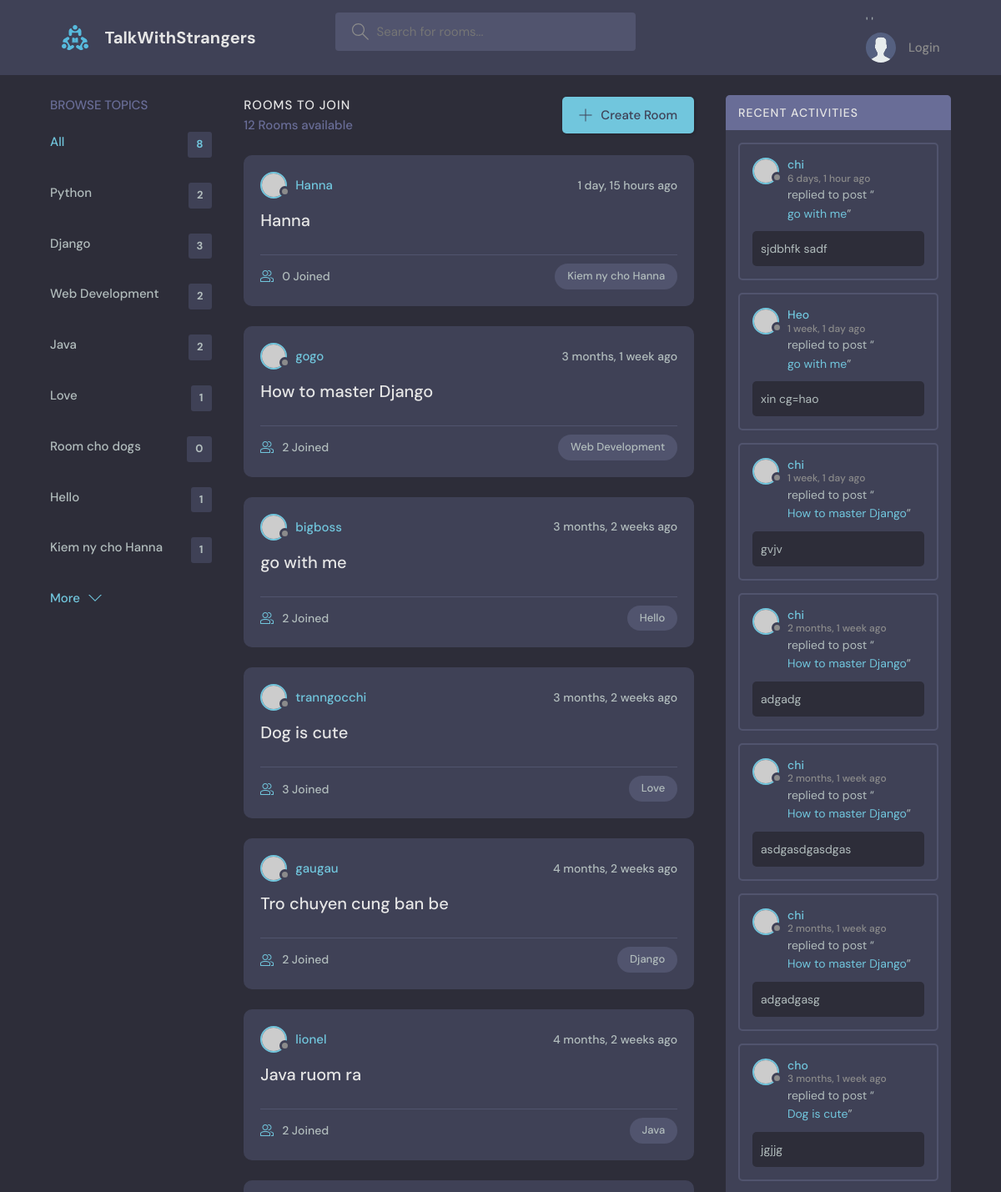
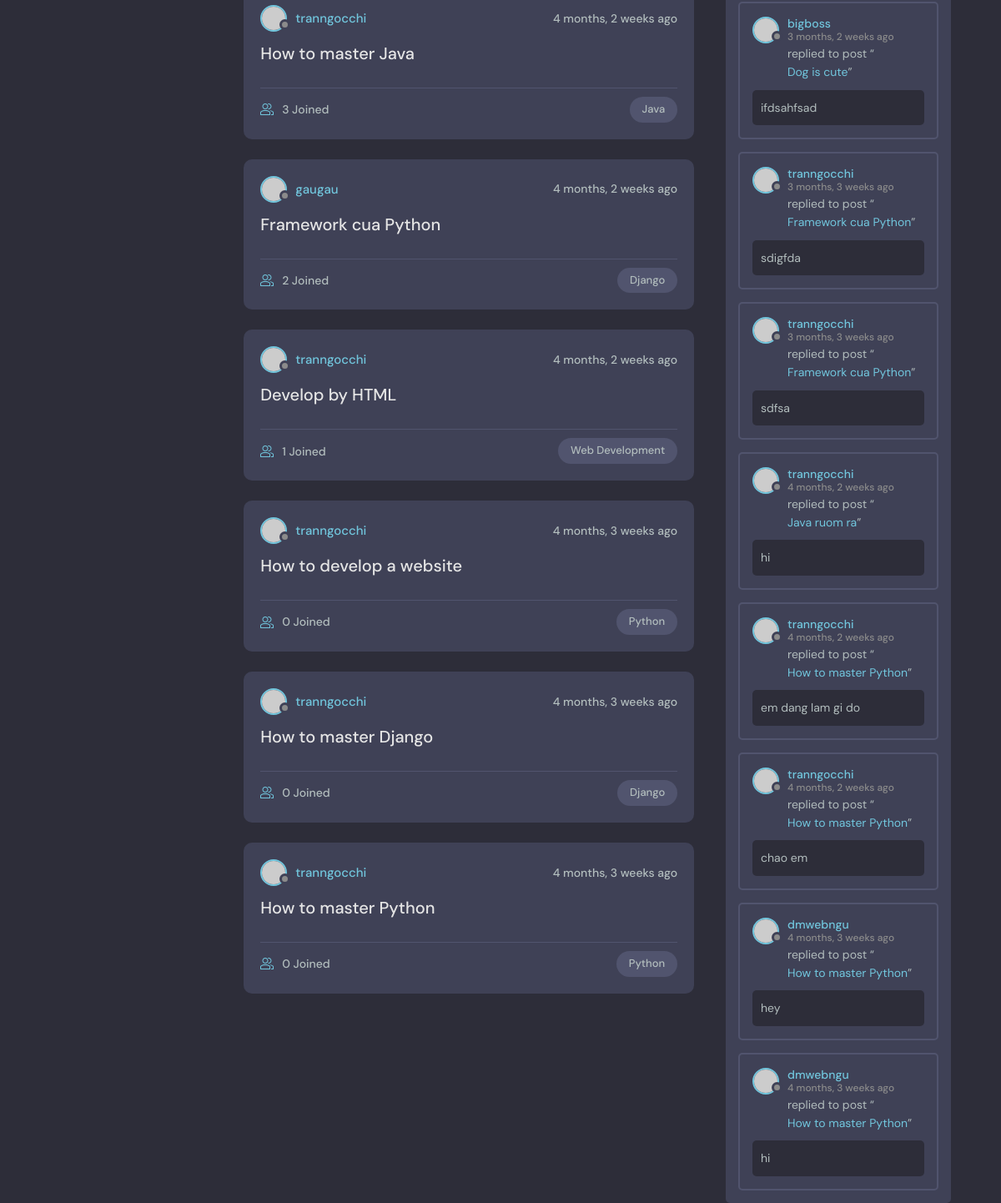
The page / on the database its author committed (2 pictures, top to bottom).
### base/models.py (models this page shows, shortened)
class Topic(models.Model):
    name = models.CharField(max_length=200)

class Room(models.Model):
    host = models.ForeignKey(User, on_delete=models.SET_NULL, null=True)
    topic = models.ForeignKey(Topic, on_delete=models.SET_NULL, null=True)
    name = models.CharField(max_length=200)
    description = models.TextField(null=True, blank=True)
    participants = models.ManyToManyField(User, related_name='participants', blank=True)
    updated = models.DateTimeField(auto_now=True)
    created = models.DateTimeField(auto_now_add=True)
    class Meta:
        ordering = ['-updated', '-created']
    def __str__(self):
        return self.name

class Message(models.Model):
    user = models.ForeignKey(User, on_delete=models.CASCADE)
    room = models.ForeignKey(Room, on_delete=models.CASCADE)
    body = models.TextField()
    updated = models.DateTimeField(auto_now=True)
    created = models.DateTimeField(auto_now_add=True)
    class Meta:
        ordering = ['-updated', '-created']

### base/views.py (the view)
# urls.py: path('', views.home, name="home"),
def home(request):
    q = request.GET.get('q') if request.GET.get('q') != None else ''
    rooms = Room.objects.filter(
        Q(topic__name__icontains=q) |
        Q(name__icontains=q)|
        Q(description__icontains=q)
    )
    topics = Topic.objects.all()
    room_count = rooms.count()
    room_messages = Message.objects.filter(Q(room__topic__name__icontains=q))
    context = {'rooms': rooms, 'topics': topics, 'room_count': room_count,
    'room_messages': room_messages}
    return render(request, 'base/home.html', context)

### base/templates/base/home.html (shortened to what this page needs)
{% extends 'main.html' %}
{% block content %}
    <main class="layout layout--3">
      <div class="container">
        {% include 'base/topics_component.html' %}
        <div class="roomList">
          <div class="roomList__header">
            <div>
              <h2>Rooms To Join</h2>
              <p>{{room_count}} Rooms available</p>
            </div>
            <a class="btn btn--main" href="{% url 'create-room' %}">
              <svg version="1.1" xmlns="http://www.w3.org/2000/svg" width="32" height="32" viewBox="0 0 32 32">
                <title>add</title>
                <path
                  d="M16.943 0.943h-1.885v14.115h-14.115v1.885h14.115v14.115h1.885v-14.115h14.115v-1.885h-14.115v-14.115z"
                ></path>
              </svg>
              Create Room
            </a>
          </div>
          {% include 'base/feed_component.html' %}
        </div>
        {% include 'base/activity_component.html' %}
      </div>
    </main>
{% endblock content %}

### base/templates/base/topics_component.html
<div class="topics">
    <div class="topics__header">
      <h2>Browse Topics</h2>
    </div>
    <ul class="topics__list">
      <li>
        <a href="{% url 'home' %}" class="active">All <span>{{topics.count}}</span></a>
      </li>
      {% for topic in topics %}
      <li>
        <a href="{% url 'home' %}?q={{topic.name}}">{{topic.name}} <span>{{topic.room_set.all.count}}</span></a>
      </li>
      {% endfor %}
    </ul>
    <a class="btn btn--link" href="topics.html">
      More
      <svg version="1.1" xmlns="http://www.w3.org/2000/svg" width="32" height="32" viewBox="0 0 32 32">
        <title>chevron-down</title>
        <path d="M16 21l-13-13h-3l16 16 16-16h-3l-13 13z"></path>
      </svg>
    </a>
  </div>

### base/templates/base/feed_component.html (shortened to what this page needs)
{% for room in rooms %}
<div class="roomListRoom">
    <div class="roomListRoom__header">
      <a href="{% url 'user-profile' room.host.id %}" class="roomListRoom__author">
        <div class="avatar avatar--small">
          <img src="https://randomuser.me/api/portraits/women/11.jpg" />
        </div>
        <span>{{room.host.username}}</span>
      </a>
      <div class="roomListRoom__actions">
        <span>{{room.created|timesince}} ago</span>
      </div>
    </div>
    <div class="roomListRoom__content">
      <a href="{% url 'room' room.id %}">{{room.name}}</a>
    </div>
    <div class="roomListRoom__meta">
      <a href="{% url 'room' room.id %}" class="roomListRoom__joined">
        {{room.participants.all.count}} Joined
      </a>
      <p class="roomListRoom__topic">{{room.topic.name}}</p>
    </div>
  </div>
  {% endfor %}

### base/templates/base/activity_component.html (shortened to what this page needs)
<div class="activities">
    <div class="activities__header">
      <h2>Recent Activities</h2>
    </div>
    {% for message in room_messages %}
    <div class="activities__box">
      <div class="activities__boxHeader roomListRoom__header">
        <a href="{% url 'user-profile' message.user.id %}" class="roomListRoom__author">
          <div class="avatar avatar--small">
            <img src="https://randomuser.me/api/portraits/women/11.jpg" />
          </div>
          <p>
            {{message.user}}
            <span>{{message.created|timesince}} ago</span>
          </p>
        </a>
      </div>
      <div class="activities__boxContent">
          <p>replied to post “<a href="{% url 'room' message.room.id %}">{{message.room}}</a>”</p>
          <div class="activities__boxRoomContent">
              {{message.body}}
          </div>
      </div>
    </div>
    {% endfor %}
  </div>

### rows shown on the page
Topic: name "Python", room_set.all.count "2"
Topic: name "Django", room_set.all.count "3"
Topic: name "Web Development", room_set.all.count "2"
Topic: name "Java", room_set.all.count "2"
Topic: name "Love", room_set.all.count "1"
Topic: name "Room cho dogs", room_set.all.count "0"
Topic: name "Hello", room_set.all.count "1"
Topic: name "Kiem ny cho Hanna", room_set.all.count "1"
Room: host.username "Hanna", created "1 day, 15 hours", name "Hanna", participants.all.count "0", topic.name "Kiem ny cho Hanna"
Room: host.username "gogo", created "3 months, 1 week", name "How to master Django", participants.all.count "2", topic.name "Web Development"
Room: host.username "bigboss", created "3 months, 2 weeks", name "go with me", participants.all.count "2", topic.name "Hello"
Room: host.username "tranngocchi", created "3 months, 2 weeks", name "Dog is cute", participants.all.count "3", topic.name "Love"
Room: host.username "gaugau", created "4 months, 2 weeks", name "Tro chuyen cung ban be", participants.all.count "2", topic.name "Django"
Room: host.username "lionel", created "4 months, 2 weeks", name "Java ruom ra", participants.all.count "2", topic.name "Java"
Room: host.username "tranngocchi", created "4 months, 2 weeks", name "How to master Java", participants.all.count "3", topic.name "Java"
Room: host.username "gaugau", created "4 months, 2 weeks", name "Framework cua Python", participants.all.count "2", topic.name "Django"
Room: host.username "tranngocchi", created "4 months, 2 weeks", name "Develop by HTML", participants.all.count "1", topic.name "Web Development"
Room: host.username "tranngocchi", created "4 months, 3 weeks", name "How to develop a website", participants.all.count "0", topic.name "Python"
Room: host.username "tranngocchi", created "4 months, 3 weeks", name "How to master Django", participants.all.count "0", topic.name "Django"
Room: host.username "tranngocchi", created "4 months, 3 weeks", name "How to master Python", participants.all.count "0", topic.name "Python"
Message: user "chi", created "6 days, 1 hour", room "go with me", body "sjdbhfk sadf"
Message: user "Heo", created "1 week, 1 day", room "go with me", body "xin cg=hao"
Message: user "chi", created "1 week, 1 day", room "How to master Django", body "gvjv"
Message: user "chi", created "2 months, 1 week", room "How to master Django", body "adgadg"
Message: user "chi", created "2 months, 1 week", room "How to master Django", body "asdgasdgasdgas"
Message: user "chi", created "2 months, 1 week", room "How to master Django", body "adgadgasg"
Message: user "cho", created "3 months, 1 week", room "Dog is cute", body "jgjjg"
Message: user "bigboss", created "3 months, 2 weeks", room "Dog is cute", body "ifdsahfsad"
Message: user "tranngocchi", created "3 months, 3 weeks", room "Framework cua Python", body "sdigfda"
Message: user "tranngocchi", created "3 months, 3 weeks", room "Framework cua Python", body "sdfsa"
Message: user "tranngocchi", created "4 months, 2 weeks", room "Java ruom ra", body "hi"
Message: user "tranngocchi", created "4 months, 2 weeks", room "How to master Python", body "em dang lam gi do"
Message: user "tranngocchi", created "4 months, 2 weeks", room "How to master Python", body "chao em"
Message: user "dmwebngu", created "4 months, 3 weeks", room "How to master Python", body "hey"
Message: user "dmwebngu", created "4 months, 3 weeks", room "How to master Python", body "hi"

### other values the page prints
{{ topics.count }} "8"
{{ room_count }} "12"
